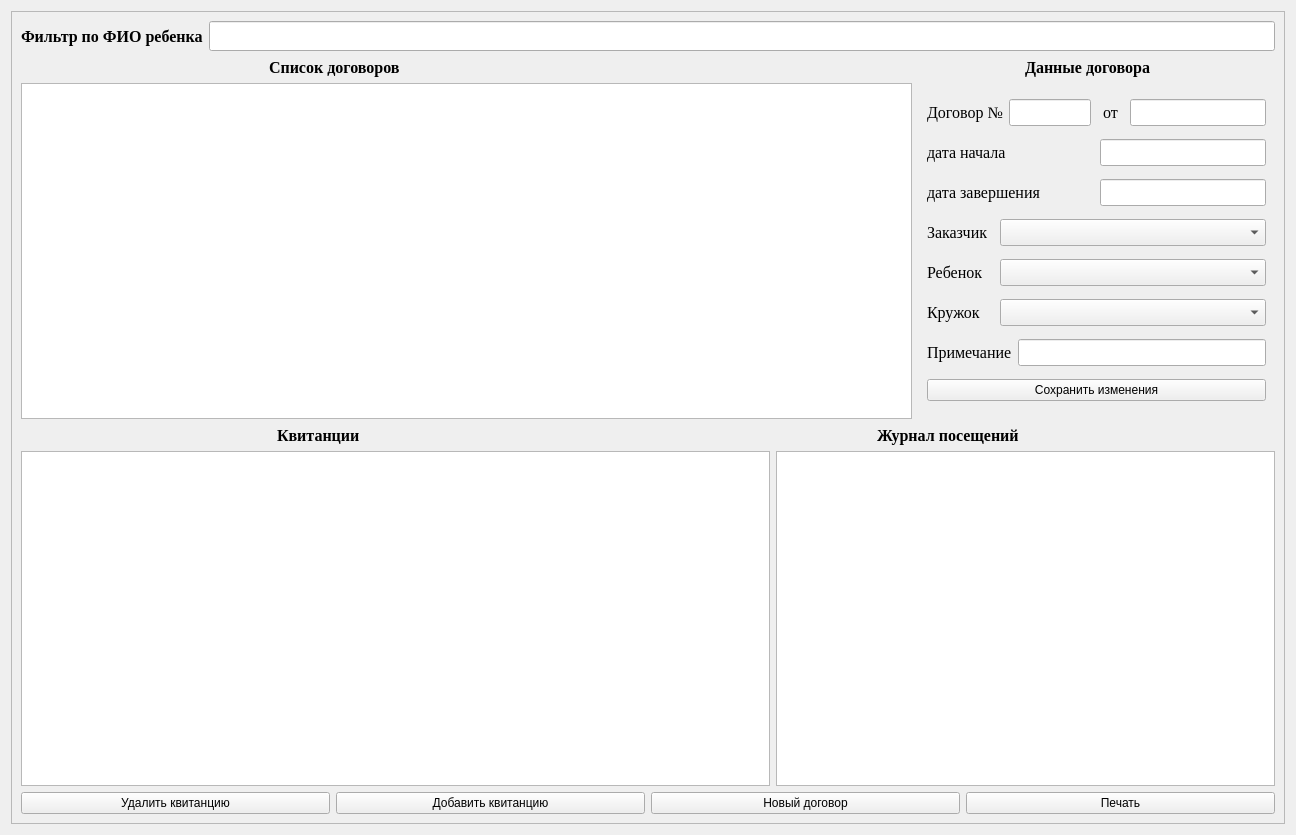
<?xml version="1.0" encoding="UTF-8"?>
<ui version="4.0">
 <class>Form_TabContracts</class>
 <widget class="QWidget" name="Form_TabContracts">
  <property name="geometry">
   <rect>
    <x>0</x>
    <y>0</y>
    <width>1296</width>
    <height>835</height>
   </rect>
  </property>
  <property name="windowTitle">
   <string>Договоры</string>
  </property>
  <layout class="QVBoxLayout" name="verticalLayout_3">
   <item>
    <widget class="QFrame" name="frame_">
     <property name="frameShape">
      <enum>QFrame::StyledPanel</enum>
     </property>
     <property name="frameShadow">
      <enum>QFrame::Raised</enum>
     </property>
     <layout class="QVBoxLayout" name="verticalLayout_2">
      <item>
       <layout class="QHBoxLayout" name="horizontalLayout_14">
        <item>
         <widget class="QLabel" name="label_14">
          <property name="font">
           <font>
            <family>Times New Roman</family>
            <pointsize>12</pointsize>
            <bold>true</bold>
           </font>
          </property>
          <property name="text">
           <string>Фильтр по ФИО ребенка</string>
          </property>
         </widget>
        </item>
        <item>
         <widget class="QLineEdit" name="lineEdit_FilterChild">
          <property name="font">
           <font>
            <family>Times New Roman</family>
            <pointsize>14</pointsize>
           </font>
          </property>
         </widget>
        </item>
       </layout>
      </item>
      <item>
       <layout class="QHBoxLayout" name="horizontalLayout_15" stretch="2,1,5,1,1">
        <item>
         <spacer name="horizontalSpacer_5">
          <property name="orientation">
           <enum>Qt::Horizontal</enum>
          </property>
          <property name="sizeHint" stdset="0">
           <size>
            <width>98</width>
            <height>20</height>
           </size>
          </property>
         </spacer>
        </item>
        <item>
         <widget class="QLabel" name="label_15">
          <property name="font">
           <font>
            <family>Times New Roman</family>
            <pointsize>12</pointsize>
            <bold>true</bold>
           </font>
          </property>
          <property name="text">
           <string>Список договоров</string>
          </property>
         </widget>
        </item>
        <item>
         <spacer name="horizontalSpacer_10">
          <property name="orientation">
           <enum>Qt::Horizontal</enum>
          </property>
          <property name="sizeHint" stdset="0">
           <size>
            <width>218</width>
            <height>20</height>
           </size>
          </property>
         </spacer>
        </item>
        <item>
         <widget class="QLabel" name="label_16">
          <property name="font">
           <font>
            <family>Times New Roman</family>
            <pointsize>12</pointsize>
            <bold>true</bold>
           </font>
          </property>
          <property name="text">
           <string>Данные договора</string>
          </property>
         </widget>
        </item>
        <item>
         <spacer name="horizontalSpacer_11">
          <property name="orientation">
           <enum>Qt::Horizontal</enum>
          </property>
          <property name="sizeHint" stdset="0">
           <size>
            <width>40</width>
            <height>20</height>
           </size>
          </property>
         </spacer>
        </item>
       </layout>
      </item>
      <item>
       <layout class="QHBoxLayout" name="horizontalLayout_10" stretch="5,2">
        <item>
         <widget class="QTableWidget" name="tableWidget_Contracts"/>
        </item>
        <item>
         <widget class="QWidget" name="widget_ContractInfo" native="true">
          <layout class="QVBoxLayout" name="verticalLayout">
           <item>
            <layout class="QHBoxLayout" name="horizontalLayout" stretch="2,3,1,5">
             <item>
              <widget class="QLabel" name="label">
               <property name="font">
                <font>
                 <family>Times New Roman</family>
                 <pointsize>12</pointsize>
                </font>
               </property>
               <property name="text">
                <string>Договор №</string>
               </property>
              </widget>
             </item>
             <item>
              <widget class="QLineEdit" name="lineEdit_ContractNumber">
               <property name="font">
                <font>
                 <family>Times New Roman</family>
                 <pointsize>12</pointsize>
                </font>
               </property>
              </widget>
             </item>
             <item>
              <widget class="QLabel" name="label_2">
               <property name="font">
                <font>
                 <family>Times New Roman</family>
                 <pointsize>12</pointsize>
                </font>
               </property>
               <property name="text">
                <string>от</string>
               </property>
               <property name="alignment">
                <set>Qt::AlignCenter</set>
               </property>
              </widget>
             </item>
             <item>
              <widget class="QLineEdit" name="lineEdit_ContractDate">
               <property name="font">
                <font>
                 <family>Times New Roman</family>
                 <pointsize>12</pointsize>
                </font>
               </property>
              </widget>
             </item>
            </layout>
           </item>
           <item>
            <layout class="QHBoxLayout" name="horizontalLayout_2" stretch="1,1">
             <item>
              <widget class="QLabel" name="label_3">
               <property name="font">
                <font>
                 <family>Times New Roman</family>
                 <pointsize>12</pointsize>
                </font>
               </property>
               <property name="text">
                <string>дата начала</string>
               </property>
              </widget>
             </item>
             <item>
              <widget class="QLineEdit" name="lineEdit_ContractDateStart">
               <property name="font">
                <font>
                 <family>Times New Roman</family>
                 <pointsize>12</pointsize>
                </font>
               </property>
              </widget>
             </item>
            </layout>
           </item>
           <item>
            <layout class="QHBoxLayout" name="horizontalLayout_4" stretch="1,1">
             <item>
              <widget class="QLabel" name="label_4">
               <property name="font">
                <font>
                 <family>Times New Roman</family>
                 <pointsize>12</pointsize>
                </font>
               </property>
               <property name="text">
                <string>дата завершения</string>
               </property>
              </widget>
             </item>
             <item>
              <widget class="QLineEdit" name="lineEdit_ContractDateEnd">
               <property name="font">
                <font>
                 <family>Times New Roman</family>
                 <pointsize>12</pointsize>
                </font>
               </property>
              </widget>
             </item>
            </layout>
           </item>
           <item>
            <layout class="QHBoxLayout" name="horizontalLayout_6" stretch="1,4">
             <item>
              <widget class="QLabel" name="label_5">
               <property name="font">
                <font>
                 <family>Times New Roman</family>
                 <pointsize>12</pointsize>
                </font>
               </property>
               <property name="text">
                <string>Заказчик</string>
               </property>
              </widget>
             </item>
             <item>
              <widget class="QComboBox" name="comboBox_ContractApplicant">
               <property name="font">
                <font>
                 <family>Times New Roman</family>
                 <pointsize>12</pointsize>
                </font>
               </property>
              </widget>
             </item>
            </layout>
           </item>
           <item>
            <layout class="QHBoxLayout" name="horizontalLayout_7" stretch="1,4">
             <item>
              <widget class="QLabel" name="label_6">
               <property name="font">
                <font>
                 <family>Times New Roman</family>
                 <pointsize>12</pointsize>
                </font>
               </property>
               <property name="text">
                <string>Ребенок</string>
               </property>
              </widget>
             </item>
             <item>
              <widget class="QComboBox" name="comboBox_ContractChild">
               <property name="font">
                <font>
                 <family>Times New Roman</family>
                 <pointsize>12</pointsize>
                </font>
               </property>
              </widget>
             </item>
            </layout>
           </item>
           <item>
            <layout class="QHBoxLayout" name="horizontalLayout_8" stretch="1,4">
             <item>
              <widget class="QLabel" name="label_7">
               <property name="font">
                <font>
                 <family>Times New Roman</family>
                 <pointsize>12</pointsize>
                </font>
               </property>
               <property name="text">
                <string>Кружок</string>
               </property>
              </widget>
             </item>
             <item>
              <widget class="QComboBox" name="comboBox_ContractLessons">
               <property name="font">
                <font>
                 <family>Times New Roman</family>
                 <pointsize>12</pointsize>
                </font>
               </property>
              </widget>
             </item>
            </layout>
           </item>
           <item>
            <layout class="QHBoxLayout" name="horizontalLayout_9">
             <item>
              <widget class="QLabel" name="label_8">
               <property name="font">
                <font>
                 <family>Times New Roman</family>
                 <pointsize>12</pointsize>
                </font>
               </property>
               <property name="text">
                <string>Примечание</string>
               </property>
              </widget>
             </item>
             <item>
              <widget class="QLineEdit" name="lineEdit_ContractRemaks">
               <property name="font">
                <font>
                 <family>Times New Roman</family>
                 <pointsize>12</pointsize>
                </font>
               </property>
              </widget>
             </item>
            </layout>
           </item>
           <item>
            <widget class="QPushButton" name="pushButton_SaveContactInfo">
             <property name="styleSheet">
              <string notr="true"/>
             </property>
             <property name="text">
              <string>Сохранить изменения</string>
             </property>
            </widget>
           </item>
          </layout>
         </widget>
        </item>
       </layout>
      </item>
      <item>
       <layout class="QHBoxLayout" name="horizontalLayout_16">
        <item>
         <spacer name="horizontalSpacer_12">
          <property name="orientation">
           <enum>Qt::Horizontal</enum>
          </property>
          <property name="sizeHint" stdset="0">
           <size>
            <width>40</width>
            <height>20</height>
           </size>
          </property>
         </spacer>
        </item>
        <item>
         <widget class="QLabel" name="label_17">
          <property name="font">
           <font>
            <family>Times New Roman</family>
            <pointsize>12</pointsize>
            <bold>true</bold>
           </font>
          </property>
          <property name="text">
           <string>Квитанции</string>
          </property>
         </widget>
        </item>
        <item>
         <spacer name="horizontalSpacer_13">
          <property name="orientation">
           <enum>Qt::Horizontal</enum>
          </property>
          <property name="sizeHint" stdset="0">
           <size>
            <width>40</width>
            <height>20</height>
           </size>
          </property>
         </spacer>
        </item>
        <item>
         <spacer name="horizontalSpacer_14">
          <property name="orientation">
           <enum>Qt::Horizontal</enum>
          </property>
          <property name="sizeHint" stdset="0">
           <size>
            <width>40</width>
            <height>20</height>
           </size>
          </property>
         </spacer>
        </item>
        <item>
         <widget class="QLabel" name="label_18">
          <property name="font">
           <font>
            <family>Times New Roman</family>
            <pointsize>12</pointsize>
            <bold>true</bold>
           </font>
          </property>
          <property name="text">
           <string>Журнал посещений</string>
          </property>
         </widget>
        </item>
        <item>
         <spacer name="horizontalSpacer_15">
          <property name="orientation">
           <enum>Qt::Horizontal</enum>
          </property>
          <property name="sizeHint" stdset="0">
           <size>
            <width>40</width>
            <height>20</height>
           </size>
          </property>
         </spacer>
        </item>
       </layout>
      </item>
      <item>
       <layout class="QHBoxLayout" name="horizontalLayout_17" stretch="3,2">
        <item>
         <widget class="QTableWidget" name="tableWidget_Invoices"/>
        </item>
        <item>
         <widget class="QTableWidget" name="tableWidget_VisitLog"/>
        </item>
       </layout>
      </item>
      <item>
       <layout class="QHBoxLayout" name="horizontalLayout_18">
        <item>
         <widget class="QPushButton" name="pushButton_DeleteInvoice">
          <property name="text">
           <string>Удалить квитанцию</string>
          </property>
         </widget>
        </item>
        <item>
         <widget class="QPushButton" name="pushButton_AddNewInvoice">
          <property name="text">
           <string>Добавить квитанцию</string>
          </property>
         </widget>
        </item>
        <item>
         <widget class="QPushButton" name="pushButton_NewContract">
          <property name="text">
           <string>Новый договор</string>
          </property>
         </widget>
        </item>
        <item>
         <widget class="QPushButton" name="pushButton_PrintContract">
          <property name="text">
           <string>Печать</string>
          </property>
         </widget>
        </item>
       </layout>
      </item>
     </layout>
    </widget>
   </item>
  </layout>
 </widget>
 <resources/>
 <connections/>
</ui>
